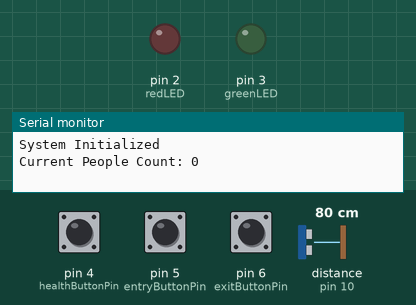
Simulated run of this sketch. Board: Arduino Uno, built with avr-gcc and run on an emulated ATmega328P. Shown: output pins drawn as LEDs (lit = HIGH), the last lines printed to the serial monitor. The inputs (shaded band) are chosen by the test bench; at power-on: distance to the obstacle (sensor on pin 10) 80 cm, pin 5 (entryButtonPin) HIGH, pin 4 (healthButtonPin) HIGH, pin 6 (exitButtonPin) HIGH. The echo pulse lasts 58.3 µs per cm; pins used as bus, display or sensor lines are not drawn.

Above: at 1.2 s.
1.3 s: distance to the obstacle (sensor on pin 10) set to 2 cm
4.3 s: pin 5 (entryButtonPin) pulled LOW for 3.2 s
At 7.4 s:
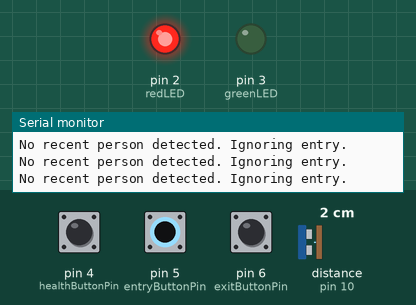
9.0 s: pin 4 (healthButtonPin) pulled LOW for 0.15 s
10.6 s: pin 5 (entryButtonPin) pulled LOW for 3.2 s
At 12.5 s:
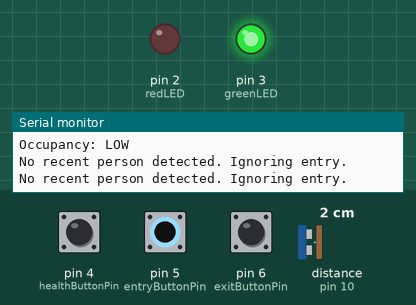
15.3 s: pin 6 (exitButtonPin) pulled LOW for 0.15 s
At 16.4 s:
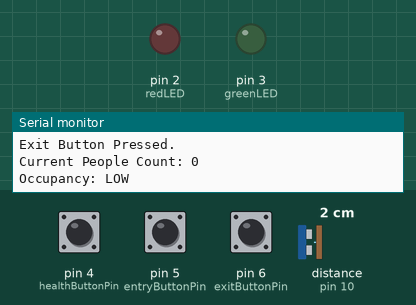
16.9 s: pin 6 (exitButtonPin) pulled LOW for 1 s
Timing chart, 0 to 19.9 s (numbered marks = the images above; inputs shaded):
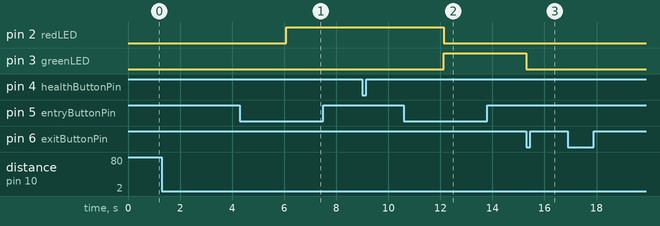

Measured:
- after the input at 1.3 s, every drawn part: stays the same
- after the input at 4.3 s, pin 2 (redLED): LOW → HIGH after 1.8 s
- after the input at 10.6 s, pin 2 (redLED): HIGH → LOW after 1.5 s; pin 3 (greenLED): LOW → HIGH after 1.5 s
- after the input at 15.3 s, pin 3 (greenLED): HIGH → LOW at once

The sketch:

sketch_aug17b_Build2_Code1_NoOLED.ino
```cpp
#define trigPin 9
#define echoPin 10

const int healthButtonPin = 4;
const int entryButtonPin = 5;
const int exitButtonPin = 6;

const int redLED = 2;
const int greenLED = 3;

long duration;
int distance;
int peopleCount = 0;

bool healthCheckPassed = false;
bool personDetected = false;
bool canEnter = false;

unsigned long lastDetectionTime = 0;
unsigned long detectionCooldown = 6000; // 3 sec

const int MAX_CAPACITY = 10;

void setup() {
  pinMode(healthButtonPin, INPUT_PULLUP);
  pinMode(entryButtonPin, INPUT_PULLUP);
  pinMode(exitButtonPin, INPUT_PULLUP);
  pinMode(redLED, OUTPUT);
  pinMode(greenLED, OUTPUT);
  pinMode(trigPin, OUTPUT);
  pinMode(echoPin, INPUT);

  Serial.begin(9600);
  Serial.println("System Initialized");
  Serial.print("Current People Count: ");
  Serial.println(peopleCount);
}

bool isPersonApproaching() {
  digitalWrite(trigPin, LOW);
  delayMicroseconds(2);
  digitalWrite(trigPin, HIGH);
  delayMicroseconds(10);
  digitalWrite(trigPin, LOW);

  duration = pulseIn(echoPin, HIGH);
  distance = duration * 0.034 / 2;

  return (distance > 0 && distance < 50);
}


void printOccupancyStatus() {
  Serial.print("Current People Count: ");
  Serial.println(peopleCount);

  float occupancyRate = (float)peopleCount / MAX_CAPACITY;

  if (occupancyRate <= 0.4) {
    Serial.println("Occupancy: LOW");
  } else if (occupancyRate <= 0.8) {
    Serial.println("Occupancy: MEDIUM");
  } else {
    Serial.println("Occupancy: HIGH");
  }
}


void loop() {
  unsigned long currentTime = millis();

  // Check for person approach only every 3 sec
if (currentTime - lastDetectionTime > detectionCooldown) {
  if (isPersonApproaching()) {
    lastDetectionTime = currentTime;

    if (peopleCount >= MAX_CAPACITY) {
      Serial.println("Individual approaching");
      Serial.println("Maximum Capacity Reached. Access Denied.");
      digitalWrite(redLED, HIGH);
      digitalWrite(greenLED, LOW);
      // Block entry completely
      personDetected = false;
      canEnter = false;
      healthCheckPassed = false;
    } else {
      personDetected = true;
      canEnter = true;
      Serial.println("Individual approaching");
    }
  }
}


  // Health check button
  if (digitalRead(healthButtonPin) == LOW) {
    healthCheckPassed = true;
    Serial.println("Health Check Passed.");
    delay(300); // debounce
  }

  // Entry logic
  if (digitalRead(entryButtonPin) == LOW) {
    if (canEnter) {
      if (peopleCount >= MAX_CAPACITY) {
        Serial.println("Maximum Capacity Reached. Access Denied.");
        digitalWrite(redLED, HIGH);
        digitalWrite(greenLED, LOW);
      } else if (healthCheckPassed) {
        peopleCount++;
        Serial.println("Access Granted.");
        printOccupancyStatus();
        digitalWrite(greenLED, HIGH);
        digitalWrite(redLED, LOW);
        healthCheckPassed = false;
      } else {
        Serial.println("Health Check Failed. Access Denied.");
        digitalWrite(redLED, HIGH);
        digitalWrite(greenLED, LOW);
      }
      delay(300);  // debounce
      canEnter = false;
      personDetected = false;
    } else {
      Serial.println("No recent person detected. Ignoring entry.");
    }
  }

  // Exit logic
  if (digitalRead(exitButtonPin) == LOW) {
    if (peopleCount > 0) {
      peopleCount--;
      Serial.println("Exit Button Pressed.");
      printOccupancyStatus();
    } else {
      Serial.println("Exit Pressed but no one inside.");
    }
    digitalWrite(redLED, LOW);
    digitalWrite(greenLED, LOW);
    delay(600);  // debounce
  }
}
```
